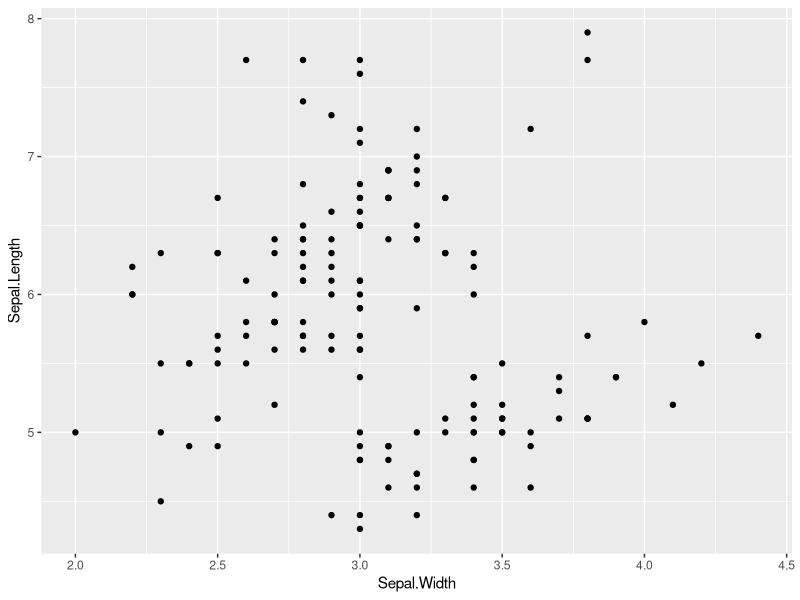
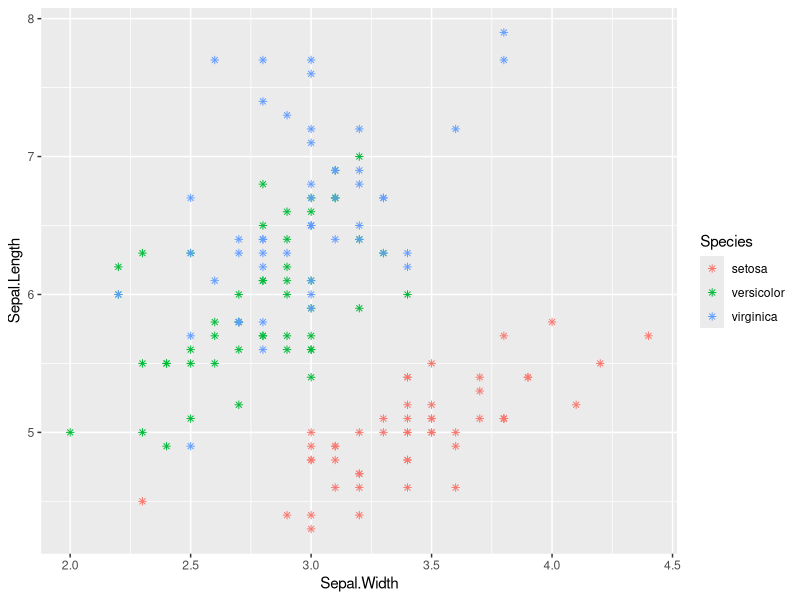
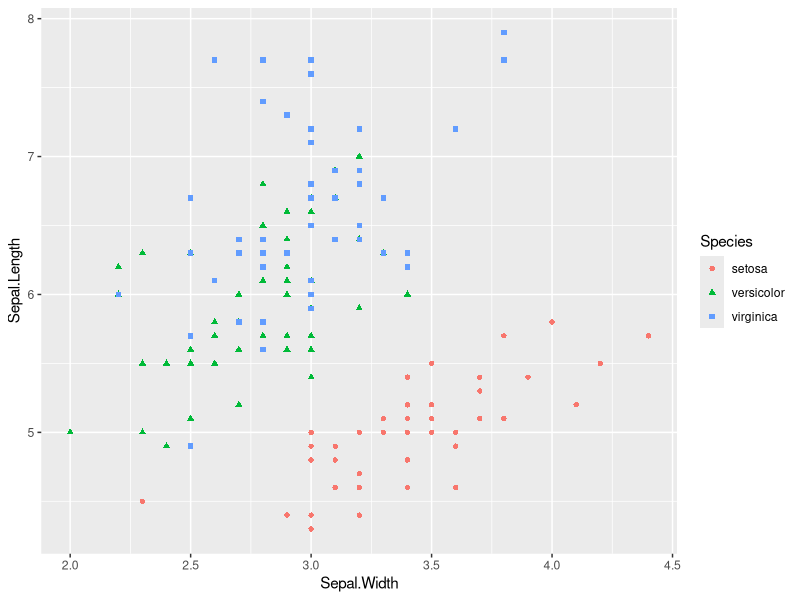
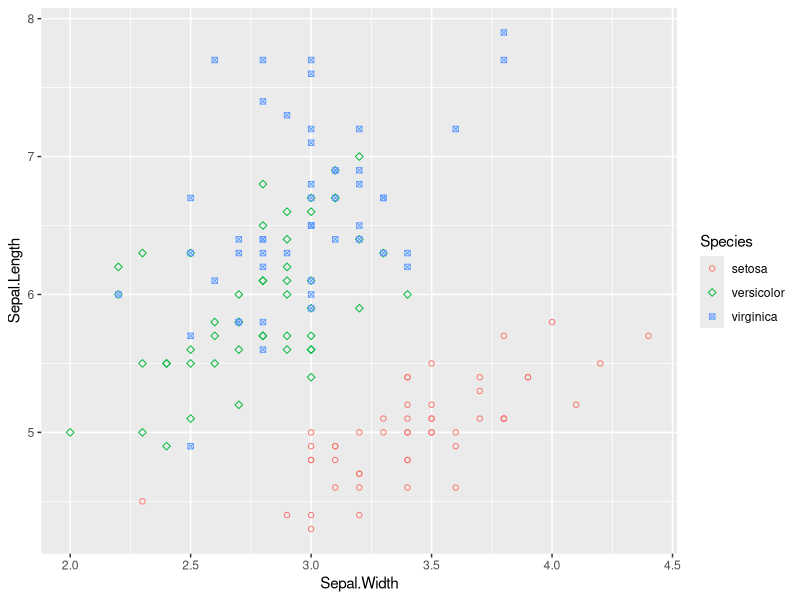
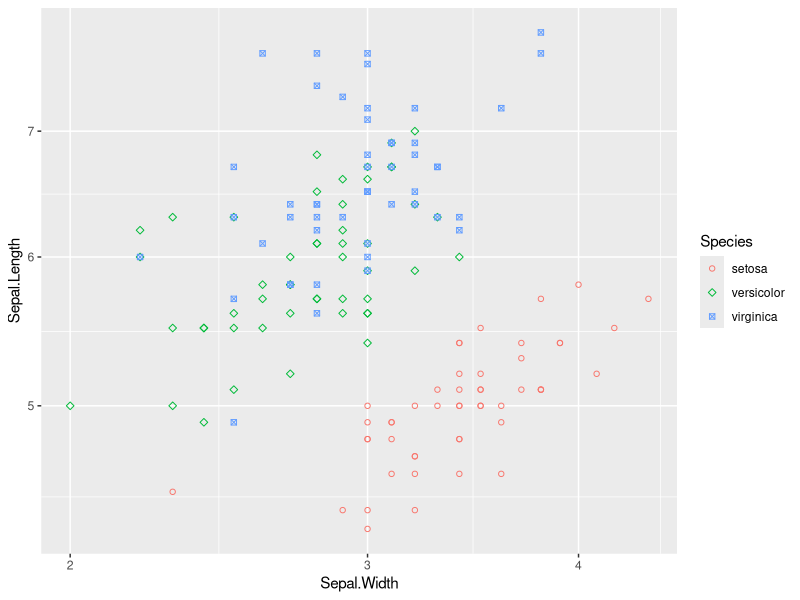
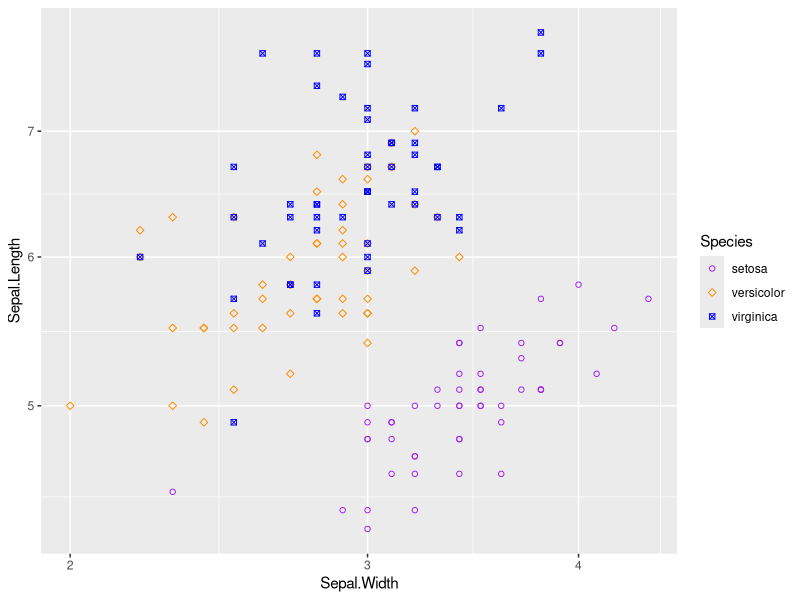
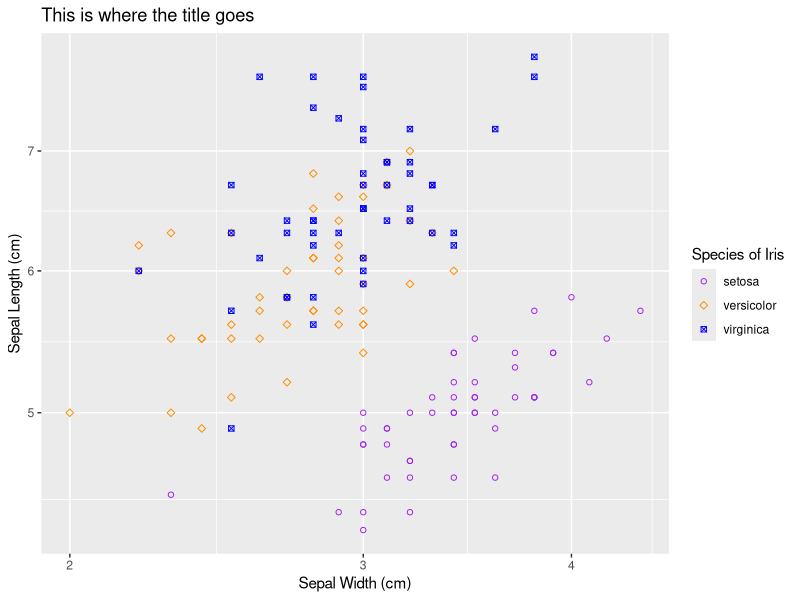
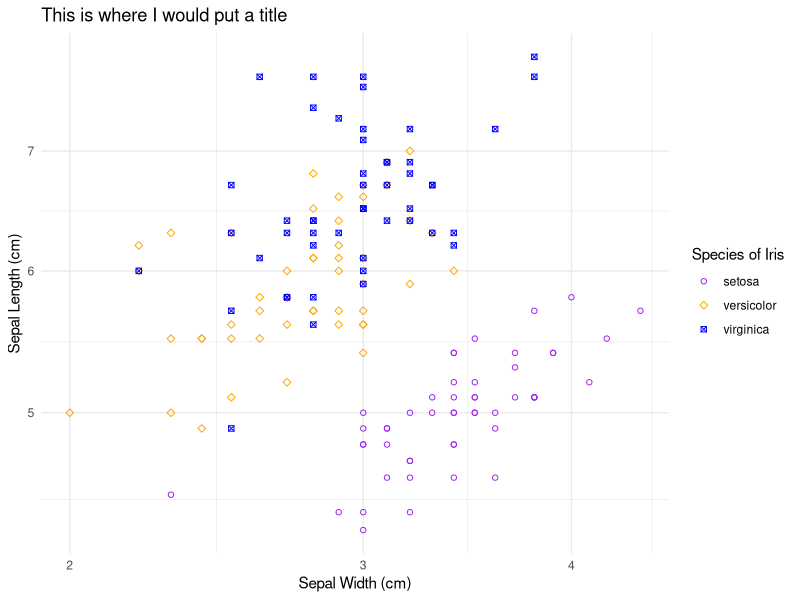

Here is the R script that generated these plots, in order:
library(tidyverse)

?iris

#1

ggplot(data = iris) +
  geom_point(mapping = aes(x=Sepal.Width, y = Sepal.Length))
#this doesn't change anything, because we only have 1 plot layer.
#keeping aes in ggplot() lets you set aesthetics for all layers at once, preventing lots of redundant code. The downside is this gives you less fine control over each layer.

#2

ggplot(data = iris, mapping = aes(x = Sepal.Width, 
                                  y = Sepal.Length, 
                                  color = Species)) +
  geom_point(shape = 8)

#3
ggplot(data = iris, mapping = aes(x = Sepal.Width, 
                                  y = Sepal.Length, 
                                  color = Species,
                                  shape = Species)) +
  geom_point()

#Putting something in the AES lets it change based on value. Putting it outside lets you explicitly set it for all data.

#4

ggplot(data = iris, mapping = aes(x = Sepal.Width, 
                                  y = Sepal.Length, 
                                  color = Species,
                                  shape = Species)) +
  geom_point() + scale_shape_manual(values = c(1, 5, 7))


#5

ggplot(data = iris, mapping = aes(x = Sepal.Width, 
                                  y = Sepal.Length, 
                                  color = Species,
                                  shape = Species)) +
  geom_point() + scale_shape_manual(values = c(1, 5, 7)) +
  scale_x_log10() + scale_y_log10()

#6

ggplot(data = iris, mapping = aes(x = Sepal.Width, 
                                  y = Sepal.Length, 
                                  color = Species,
                                  shape = Species)) +
  geom_point() + scale_shape_manual(values = c(1, 5, 7)) +
  scale_x_log10() + scale_y_log10() +
  scale_color_manual(values = c("purple", "darkorange", "blue"))

# 8

ggplot(data = iris, mapping = aes(x = Sepal.Width, 
                                  y = Sepal.Length, 
                                  color = Species,
                                  shape = Species)) +
  geom_point() +
  scale_shape_manual(values =  c(1, 5, 7)) +
  scale_x_log10() +
  scale_y_log10() +
  scale_color_manual(values = c("purple", "darkorange", "blue")) + 
  labs(x = "Sepal Width (cm)",
       y = "Sepal Length (cm)",
       title = "This is where the title goes",
       shape = "Species of Iris",
       color = "Species of Iris")
  
  #Setting shape and color to the same label collapses their legends. Cool!


#10

ggplot(data = iris, mapping = aes(x = Sepal.Width, 
                                  y = Sepal.Length, color = Species, shape = Species)) +
  geom_point() +
  scale_shape_manual(values =  c(1, 5, 7)) +
  scale_x_log10() +
  scale_y_log10() +
  scale_color_manual(values = c("purple", "orange", "blue")) +
  labs(x = "Sepal Width (cm)",
       y = "Sepal Length (cm)",
       title = "This is where I would put a title",
       shape = "Species of Iris",
       color = "Species of Iris") +
  theme_minimal()

#11

p <- ggplot(data = iris, mapping = aes(x = Sepal.Width, 
                                       y = Sepal.Length, 
                                       color = Species,
                                       shape = Species)) +
  geom_point() +
  scale_shape_manual(values =  c(1, 5, 7)) +
  scale_x_log10() +
  scale_y_log10() +
  scale_color_manual(values = c("purple", "orange", "blue")) +
  labs(x = "Sepal Length (cm)",
       y = "Sepal Width (cm)",
       title = "This is where I would put a title",
       color = "Species of Iris",
       shape = "Species of Iris") + 
  theme(plot.title = element_text(hjust = .5)) +
  theme_bw() +
  facet_wrap(vars(Species)) 

(averages <- iris %>% group_by(Species) %>% summarise(avglength = mean(Sepal.Length)))

p + geom_hline(data = averages, mapping = aes( yintercept = avglength))

#To make the lines be red:

p + geom_hline(data = averages, color = "red", mapping = aes( yintercept = avglength))
